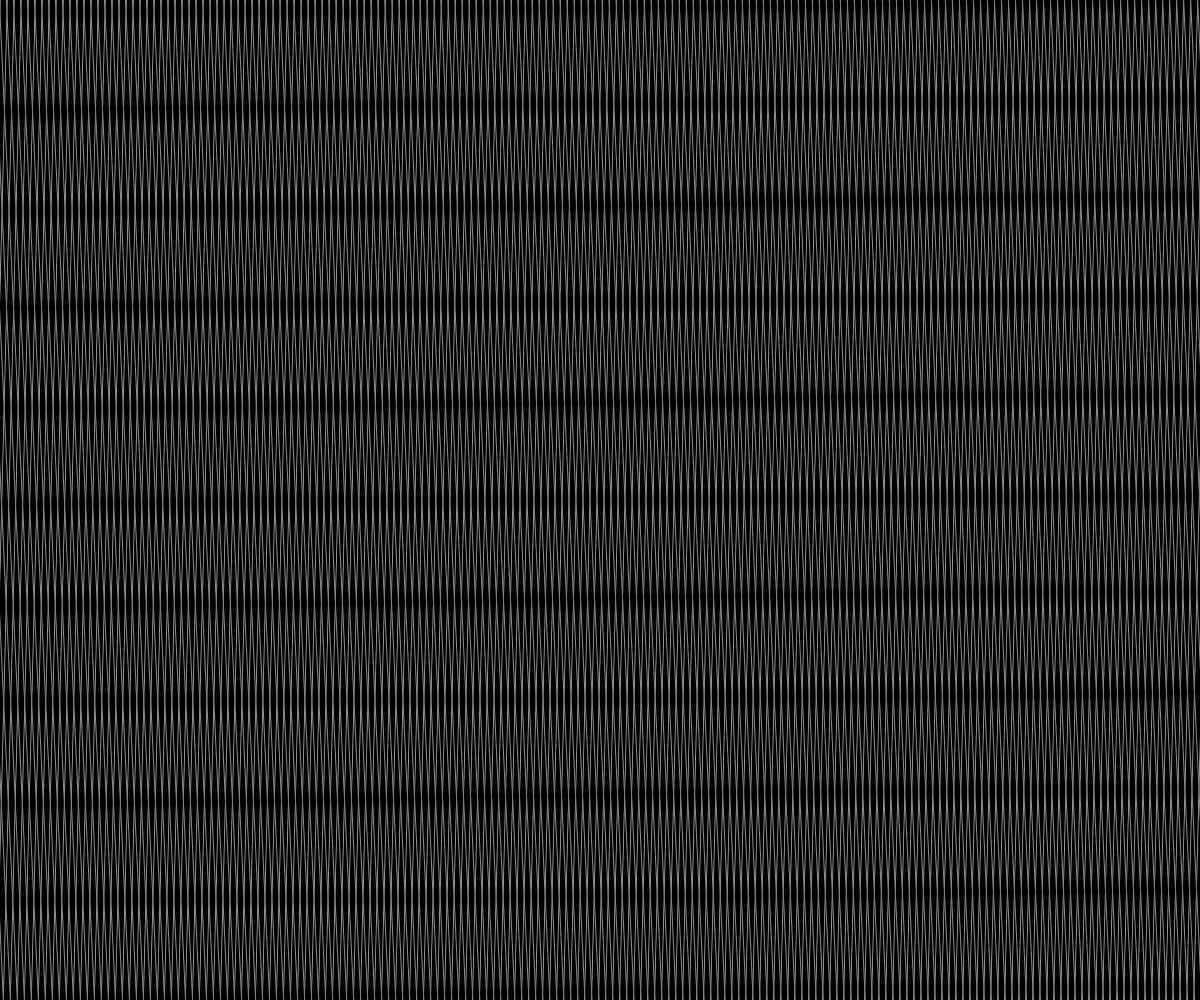
Frame 1 (no input)
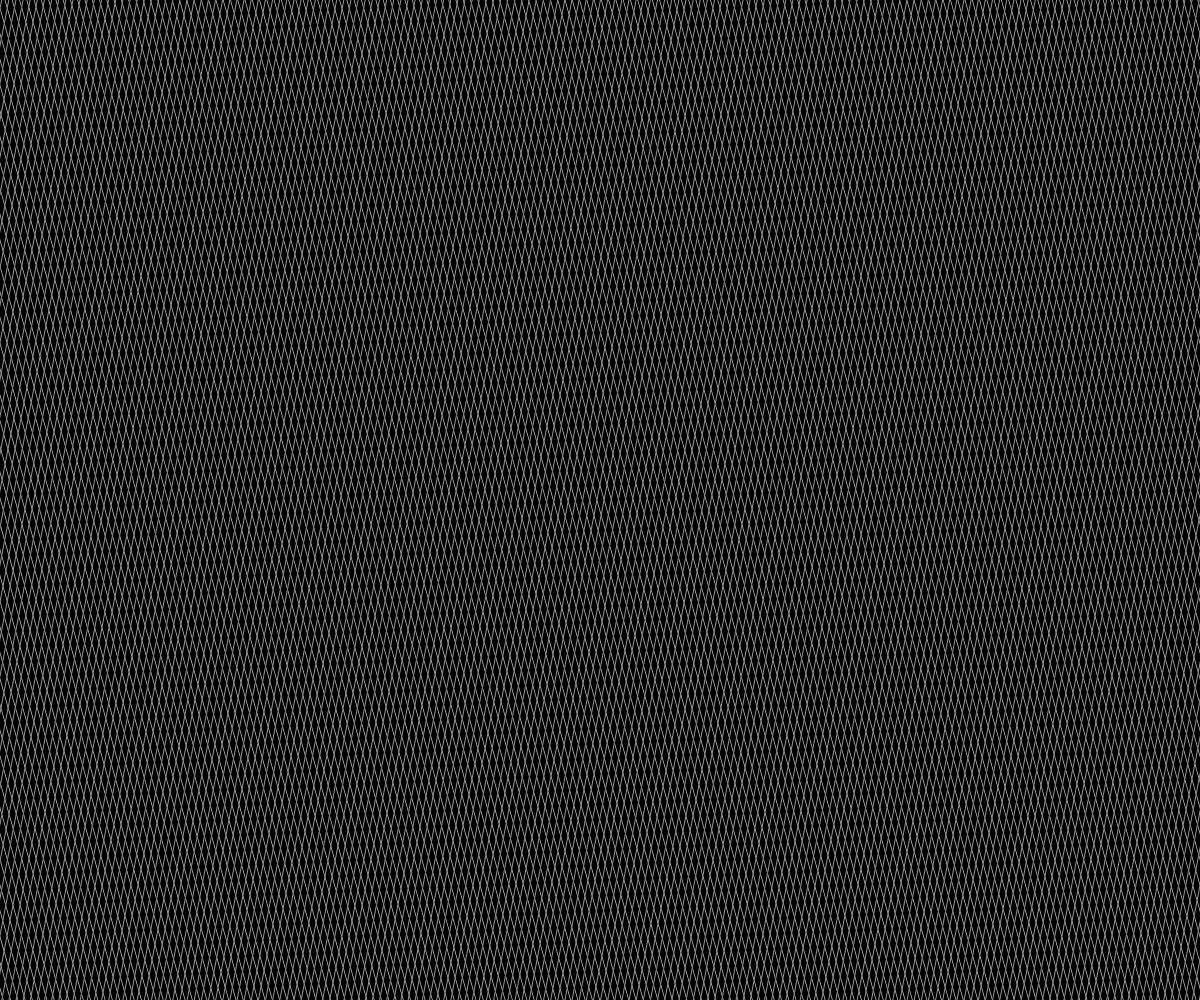
Frame 60 (no input)
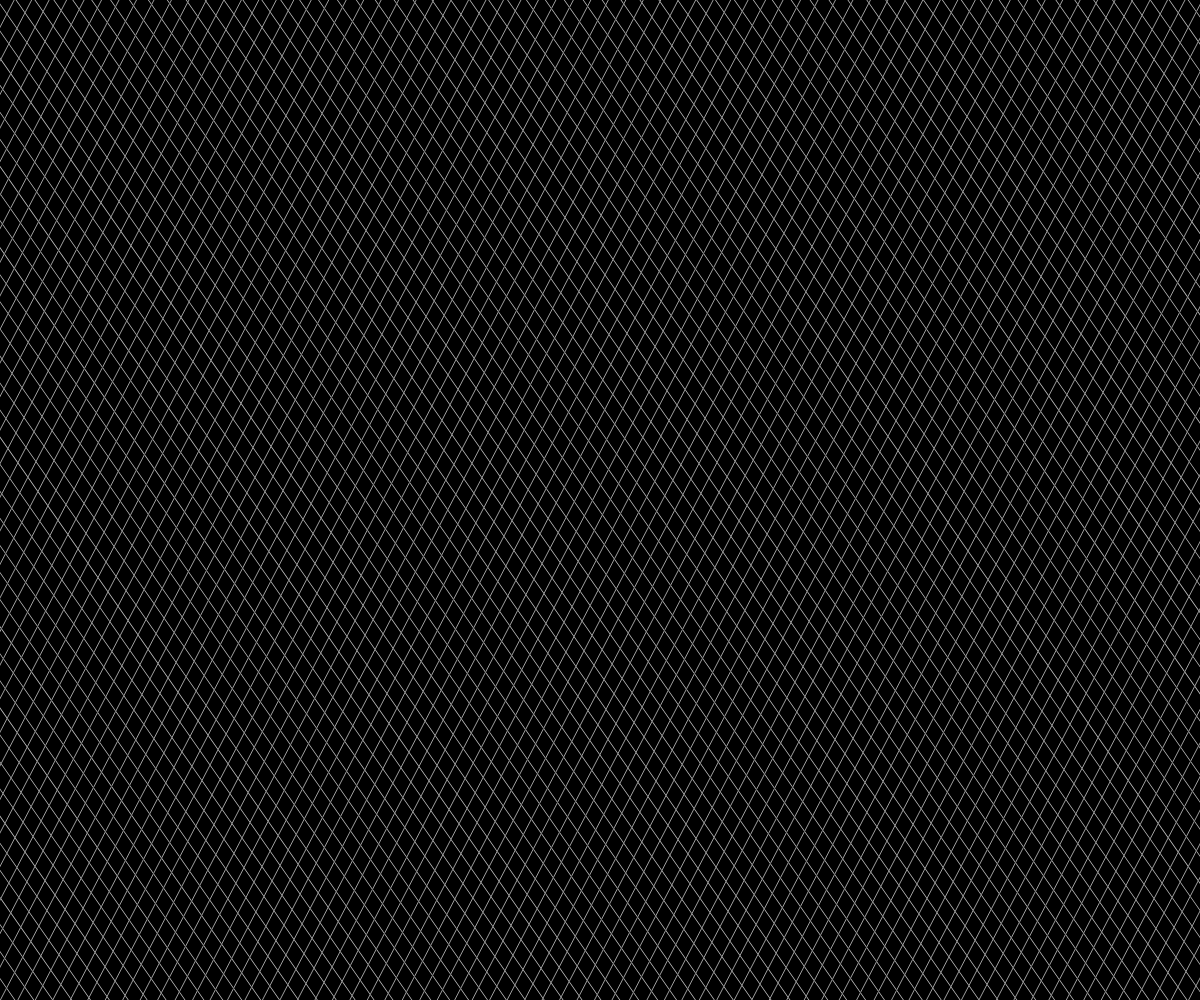
Frame 120 (the mouse pressed at the canvas centre since frame 60)

The p5.js sketch that drew these frames (run headless with seeded random() and noise() and a simulated clock; from frame 60 on, the mouse is pressed at the canvas centre):

// p5.js sketch
// ── sketch.js
function setup() {
  createCanvas(windowWidth, windowHeight);
  pixelDensity(1);
}

function draw() {
  background(0);

  let t          = frameCount * 0.004;
  let mouseAngle = map(mouseX, 0, width,  -0.05, 0.05);
  let spacing    = map(mouseY, 0, height,  7, 24);

  push();
  translate(width / 2, height / 2);
  rotate(t + mouseAngle);
  stroke(255, 190);
  strokeWeight(0.75);
  noFill();
  for (let x = -width; x <= width; x += spacing) {
    line(x, -height, x, height);
  }
  pop();

  blendMode(DIFFERENCE);
  push();
  translate(width / 2, height / 2);
  rotate(-t * 1.27 - mouseAngle * 0.6);
  stroke(255, 190);
  strokeWeight(0.75);
  noFill();
  for (let x = -width; x <= width; x += spacing) {
    line(x, -height, x, height);
  }
  pop();
  blendMode(BLEND);
}

function windowResized() {
  resizeCanvas(windowWidth, windowHeight);
}
